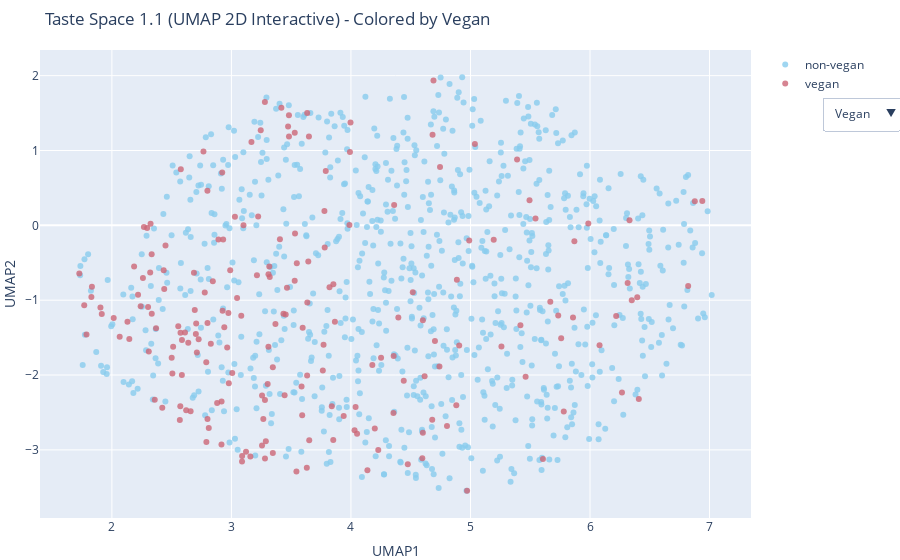

Notebook source saved alongside this figure:
### Code cell
umap = UMAP(n_components=2, n_neighbors=15, min_dist=0.1, random_state=9)
Z_umap = umap.fit_transform(Xw)

vis_umap = pd.DataFrame({
    "UMAP1": Z_umap[:, 0],
    "UMAP2": Z_umap[:, 1],
    "vegan": df["vegan"].map({0: "non-vegan", 1: "vegan"}),
    "region": pd.Categorical(df["region"], categories=REGIONS),
    "age": df["age"]
})

def make_umap_traces(color_attr):
    if color_attr == "age":
        return [
            go.Scatter(
                x=vis_umap["UMAP1"],
                y=vis_umap["UMAP2"],
                mode="markers",
                marker=dict(
                    size=6,
                    color=vis_umap["age"],
                    colorscale="Viridis",
                    colorbar=dict(title="Age"),
                    opacity=0.8
                ),
                text=vis_umap.apply(lambda r: f"Region: {r['region']}<br>Age: {r['age']}<br>Vegan: {r['vegan']}", axis=1),
                hoverinfo="text",
                name="age"
            )
        ]
    else:
        traces = []
        palette = px.colors.qualitative.Safe
        categories = vis_umap[color_attr].unique()
        for i, cat in enumerate(categories):
            subset = vis_umap[vis_umap[color_attr] == cat]
            traces.append(
                go.Scatter(
                    x=subset["UMAP1"], y=subset["UMAP2"],
                    mode="markers",
                    marker=dict(size=6, color=palette[i % len(palette)], opacity=0.8),
                    name=str(cat),
                    text=subset.apply(lambda r: f"Region: {r['region']}<br>Age: {r['age']}<br>Vegan: {r['vegan']}", axis=1),
                    hoverinfo="text"
                )
            )
        return traces

fig_umap = go.Figure()

# Store all traces for all modes
trace_groups = {}
attributes = ["vegan", "region", "age"]

for attr in attributes:
    traces = make_umap_traces(attr)
    trace_groups[attr] = traces
    for i, trace in enumerate(traces):
        trace.visible = (attr == "vegan")  # Only "vegan" visible at the start
        fig_umap.add_trace(trace)

# Build visibility masks for the dropdown buttons
dropdown_buttons = []
total_traces = sum(len(v) for v in trace_groups.values())

for attr in attributes:
    visibility = []
    for a in attributes:
        visibility.extend([a == attr] * len(trace_groups[a]))

    dropdown_buttons.append(
        dict(
            label=attr.capitalize(),
            method="update",
            args=[
                {"visible": visibility},
                {"title": f"Taste Space (UMAP 2D Interactive) - Colored by {attr.capitalize()}"}
            ]
        )
    )

fig_umap.update_layout(
    title="Taste Space 1.1 (UMAP 2D Interactive) - Colored by Vegan",
    xaxis_title="UMAP1",
    yaxis_title="UMAP2",
    updatemenus=[{
        "buttons": dropdown_buttons,
        "direction": "down",
        "x": 1.1,
        "y": 0.9,
        "xanchor": "left",
        "showactive": True
    }],
    margin=dict(l=0, r=0, b=0, t=50)
)

fig_umap.show()

### Figure 1 — Plotly figure (JSON) as saved in the notebook; plotly's stock layout.template omitted (floating-point values rounded to 4 significant figures; data arrays with more than 128 entries replaced by an {"elided": "..."} marker saying what was removed)
{"data": [{"hoverinfo": "text", "marker": {"color": "rgb(136, 204, 238)", "opacity": 0.8, "size": 6}, "mode": "markers", "name": "non-vegan", "text": {"elided": "805 str values"}, "type": "scatter", "visible": true, "x": {"elided": "805 float values"}, "y": {"elided": "805 float values"}}, {"hoverinfo": "text", "marker": {"color": "rgb(204, 102, 119)", "opacity": 0.8, "size": 6}, "mode": "markers", "name": "vegan", "text": {"elided": "195 str values"}, "type": "scatter", "visible": true, "x": {"elided": "195 float values"}, "y": {"elided": "195 float values"}}, {"hoverinfo": "text", "marker": {"color": "rgb(136, 204, 238)", "opacity": 0.8, "size": 6}, "mode": "markers", "name": "EastAsia", "text": {"elided": "156 str values"}, "type": "scatter", "visible": false, "x": {"elided": "156 float values"}, "y": {"elided": "156 float values"}}, {"hoverinfo": "text", "marker": {"color": "rgb(204, 102, 119)", "opacity": 0.8, "size": 6}, "mode": "markers", "name": "MiddleEast", "text": {"elided": "170 str values"}, "type": "scatter", "visible": false, "x": {"elided": "170 float values"}, "y": {"elided": "170 float values"}}, {"hoverinfo": "text", "marker": {"color": "rgb(221, 204, 119)", "opacity": 0.8, "size": 6}, "mode": "markers", "name": "SouthAsia", "text": {"elided": "162 str values"}, "type": "scatter", "visible": false, "x": {"elided": "162 float values"}, "y": {"elided": "162 float values"}}, {"hoverinfo": "text", "marker": {"color": "rgb(17, 119, 51)", "opacity": 0.8, "size": 6}, "mode": "markers", "name": "Europe", "text": {"elided": "162 str values"}, "type": "scatter", "visible": false, "x": {"elided": "162 float values"}, "y": {"elided": "162 float values"}}, {"hoverinfo": "text", "marker": {"color": "rgb(51, 34, 136)", "opacity": 0.8, "size": 6}, "mode": "markers", "name": "LatAm", "text": {"elided": "160 str values"}, "type": "scatter", "visible": false, "x": {"elided": "160 float values"}, "y": {"elided": "160 float values"}}, {"hoverinfo": "text", "marker": {"color": "rgb(170, 68, 153)", "opacity": 0.8, "size": 6}, "mode": "markers", "name": "USA", "text": {"elided": "190 str values"}, "type": "scatter", "visible": false, "x": {"elided": "190 float values"}, "y": {"elided": "190 float values"}}, {"hoverinfo": "text", "marker": {"color": {"elided": "1000 int values"}, "colorbar": {"title": {"text": "Age"}}, "colorscale": [[0, "#440154"], [0.1111, "#482878"], [0.2222, "#3e4989"], [0.3333, "#31688e"], [0.4444, "#26828e"], [0.5556, "#1f9e89"], [0.6667, "#35b779"], [0.7778, "#6ece58"], [0.8889, "#b5de2b"], [1, "#fde725"]], "opacity": 0.8, "size": 6}, "mode": "markers", "name": "age", "text": {"elided": "1000 str values"}, "type": "scatter", "visible": false, "x": {"elided": "1000 float values"}, "y": {"elided": "1000 float values"}}], "layout": {"margin": {"b": 0, "l": 0, "r": 0, "t": 50}, "title": {"text": "Taste Space 1.1 (UMAP 2D Interactive) - Colored by Vegan"}, "updatemenus": [{"buttons": [{"args": [{"visible": [true, true, false, false, false, false, false, false, false]}, {"title": "Taste Space (UMAP 2D Interactive) - Colored by Vegan"}], "label": "Vegan", "method": "update"}, {"args": [{"visible": [false, false, true, true, true, true, true, true, false]}, {"title": "Taste Space (UMAP 2D Interactive) - Colored by Region"}], "label": "Region", "method": "update"}, {"args": [{"visible": [false, false, false, false, false, false, false, false, true]}, {"title": "Taste Space (UMAP 2D Interactive) - Colored by Age"}], "label": "Age", "method": "update"}], "direction": "down", "showactive": true, "x": 1.1, "xanchor": "left", "y": 0.9}], "xaxis": {"title": {"text": "UMAP1"}}, "yaxis": {"title": {"text": "UMAP2"}}}}
